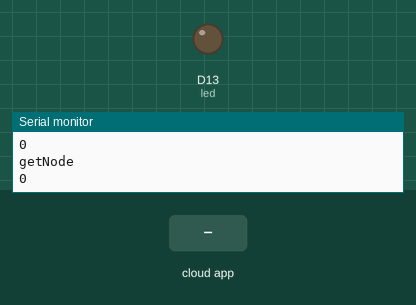
The sketch below on a simulated Arduino Nano 33 IoT. Shown: output pins drawn as LEDs (lit = HIGH), the last lines printed to the serial monitor. The test bench sets the inputs (shaded band). WiFi joins after 1.5 s; servers stay silent unless stated; the Firebase database answers and starts empty.

Above: at 3.1 s.
3.2 s: the phone or cloud app sets state to 1
At 3.7 s:
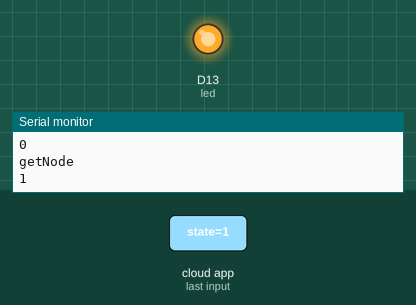
4.8 s: the phone or cloud app sets state to 0
At 5.8 s:
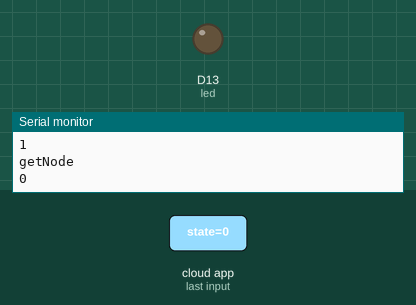
Timing chart, 0 to 7.8 s (numbered marks = the images above; inputs shaded):
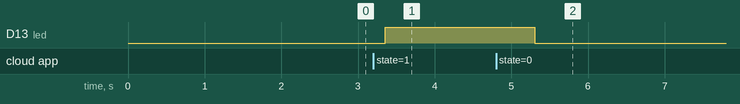

Measured:
- after the input at 3.2 s, D13 (led): LOW → HIGH after 0.15 s
- after the input at 4.8 s, D13 (led): HIGH → LOW after 0.50 s

The sketch:

led.ino
```cpp
// Firebase
// 使用arduino nano 33 iot

/*
 *連線Firebase realtimeDatabase
 *get節點資料
*/

//Example shows how to connect to Firebase RTDB and perform basic operation for set, get, push and update data to database
//Required WiFiNINA Library for Arduino from https://github.com/arduino-libraries/WiFiNINA

#include "Firebase_Arduino_WiFiNINA.h"

#define FIREBASE_HOST "arduinofirebase-6d104.firebaseio.com"
#define FIREBASE_AUTH "z5lPWwjZLZuNNcUEelbJdiNaIvnR2Zfq49BuQBAa"
#define WIFI_SSID "robert_hsu_home"
#define WIFI_PASSWORD "0926656000"
#define led 13
//Define Firebase data object
FirebaseData firebaseData;

void setup()
{
  pinMode(led,OUTPUT);
  Serial.begin(9600);
  delay(100);
  Serial.println();

  Serial.print("Connecting to Wi-Fi");
  int status = WL_IDLE_STATUS;
  while (status != WL_CONNECTED)
  {
    status = WiFi.begin(WIFI_SSID, WIFI_PASSWORD);
    Serial.print(".");
    delay(300);
  }
  Serial.println();
  Serial.print("Connected with IP: ");
  Serial.println(WiFi.localIP());
  Serial.println();

  //Provide the autntication data
  Firebase.begin(FIREBASE_HOST, FIREBASE_AUTH, WIFI_SSID, WIFI_PASSWORD);
  Firebase.reconnectWiFi(true);
}


void loop()
{
  String path = "ledControl/state";
  if(Firebase.getBool(firebaseData,path)){
     Serial.println("getNode");
     Serial.println(firebaseData.boolData());
     if(firebaseData.boolData()){
      digitalWrite(led,HIGH);
     }else{
      digitalWrite(led,LOW);
     }
  }else{
     Serial.println(firebaseData.errorReason());
  }
  delay(500);
}
```
